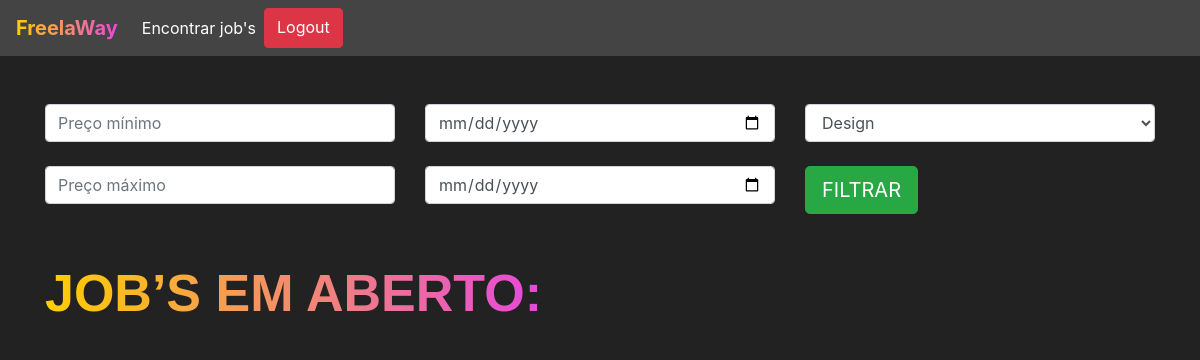
Before: /jobs/encontrar_jobs/ (signed in) with the older database file.
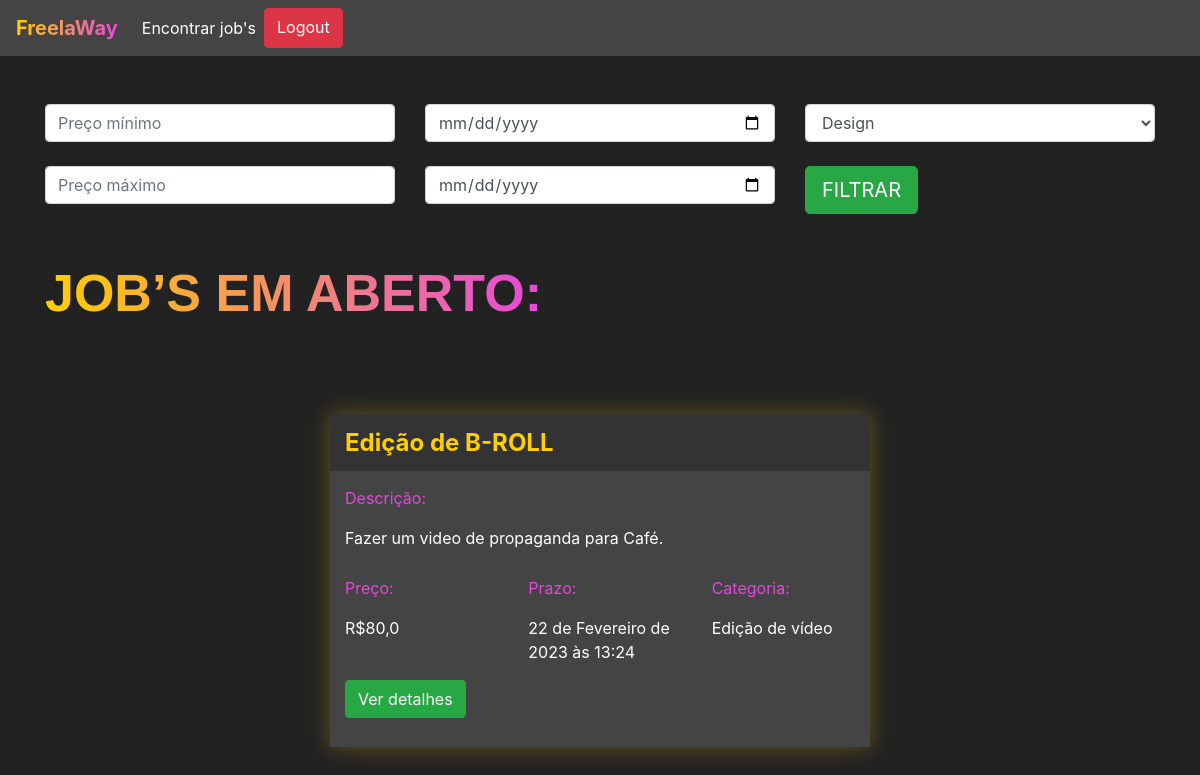
After: the same page with the newer database file.
### jobs/models.py (models this page shows, shortened)
class Jobs(models.Model):
    categoria_choices = (('D', 'Design'),
                        ('EV', 'Edição de Vídeo'))
    status_choices = (('C', 'Em criação'),
                ('AA', 'Aguardando aprovação'),
                ('F', 'Finalizado'))
    titulo = models.CharField(max_length=200)
    descricao = models.TextField()
    categoria = models.CharField(max_length=2, choices=categoria_choices, default="D")
    prazo_entrega = models.DateTimeField()
    preco = models.FloatField()
    referencias = models.ManyToManyField(Referencias)
    profissional = models.ForeignKey(User, on_delete=models.DO_NOTHING, null=True, blank=True)
    reservado = models.BooleanField(default=False)
    status = models.CharField(max_length=2, choices=status_choices, default='C')
    arquivo_final = models.FileField(null=True)

### jobs/views.py (the view)
# urls.py: path('encontrar_jobs/', views.encontrar_jobs, name="encontrar_jobs"),
@login_required(login_url='/auth/logar')
def encontrar_jobs(request):
    if request.method == "GET":
        preco_minimo = request.GET.get('preco_minimo')
        preco_maximo = request.GET.get('preco_maximo')
        prazo_minimo = request.GET.get('prazo_minimo')
        prazo_maximo = request.GET.get('prazo_maximo')
        categoria = request.GET.get('categoria')
        if preco_minimo or preco_maximo or prazo_minimo or prazo_maximo or categoria:
            if not preco_minimo:
                preco_minimo = 0
            if not preco_maximo:
                preco_maximo = 999999
            if not prazo_minimo:
                prazo_minimo = datetime(year=1900, month=1, day=1)
            if not prazo_maximo:
                prazo_maximo = datetime(year=3000, month=1, day=1)
            if categoria == 'D':
                categoria = ['D',]
            elif categoria == 'EV':
                categoria = ['EV',]
            jobs = Jobs.objects.filter(preco__gte=preco_minimo)\
            .filter(preco__lte=preco_maximo)\
            .filter(prazo_entrega__gte=prazo_minimo)\
            .filter(prazo_entrega__lte=prazo_maximo)\
            .filter(categoria__in=categoria)\
            .filter(reservado=False)
        else:
            jobs = Jobs.objects.filter(reservado=False)
        return render(request, 'encontrar_jobs.html', {'jobs': jobs})

### jobs/models.py (called while the page is built)
    def __str__(self) -> str:
        return self.arquivo.url

### jobs/templates/encontrar_jobs.html (shortened to what this page needs)
{% extends 'base.html' %}
{% load static %}
{% block 'head' %}
<link rel="stylesheet" href="{% static 'jobs/css/encontrar_jobs.css' %}">
{% endblock %}
{% block 'body' %}
<div class="container">
    <br>
    <br>
    <div class="row">
        <div class="col-sm">
        <form action="{% url 'encontrar_jobs' %}" method="GET">{% csrf_token %}
            <input type="text" class="form-control" placeholder="Preço mínimo" name="preco_minimo">
            <br>
            <input type="text" class="form-control" placeholder="Preço máximo" name="preco_maximo">
        </div>
        <div class="col-sm">
            <input type="date" class="form-control" name="prazo_minimo">
            <br>
            <input type="date" class="form-control" name="prazo_maximo">
        </div>
        <div class="col-sm">
            <select class="form-control" name="categoria">
                <option value="D">Design</option>
            </select>
            <br>
            <input type="submit" class="btn btn-success btn-lg" value="FILTRAR">
        </div>
    </div>
    <br>
    <br>
    <h2 class="titulo">JOB’S EM ABERTO:</h2>
    <div class="row justify-content-around">
        {% for job in jobs %}
            <div class="col-6 row-card">
                <div class="card-job">
                    <div class="header-job">
                     <h4 class="titulo-job">{{job.titulo}}</h4>
                    </div>
                    <div class="body-job">
                        <p class="titulo-body">Descrição:</p>
                        <div style="width: 70%">
                            <p>{{job.descricao}}</p>
                        </div>
                        <div class="row">
                            <div class="col-4">
                                <p class="titulo-body">Preço:</p>
                                <p>R${{job.preco}}</p>
                            </div>
                            <div class="col-4">
                                <p class="titulo-body">Prazo:</p>
                                <p>{{job.prazo_entrega}}</p>
                            </div>
                            <div class="col-4">
                                <p class="titulo-body">Categoria:</p>
                                <p>{% if job.categoria == 'D'%}
                                    Design
                                    {% elif job.categoria == 'EV'%}
                                    Edição de vídeo
                                    {% endif %}
                                </p>
                            </div>
                        </div>
                        <button type="button" class="btn btn-success" data-toggle="modal" data-target="#modal-{{job.id}}">Ver detalhes</button>
                        <br>
                        <br>
                    </div>
                </div>
            </div>
        {% endfor %}
    </div>
</div>
{% endblock %}

Changed rows visible on the page:
added Jobs: titulo "Edição de B-ROLL", descricao "Fazer um video de propaganda para Café.", preco "80,0", prazo_entrega "22 de Fevereiro de 2023 às 13:24", categoria "Edição de vídeo"
